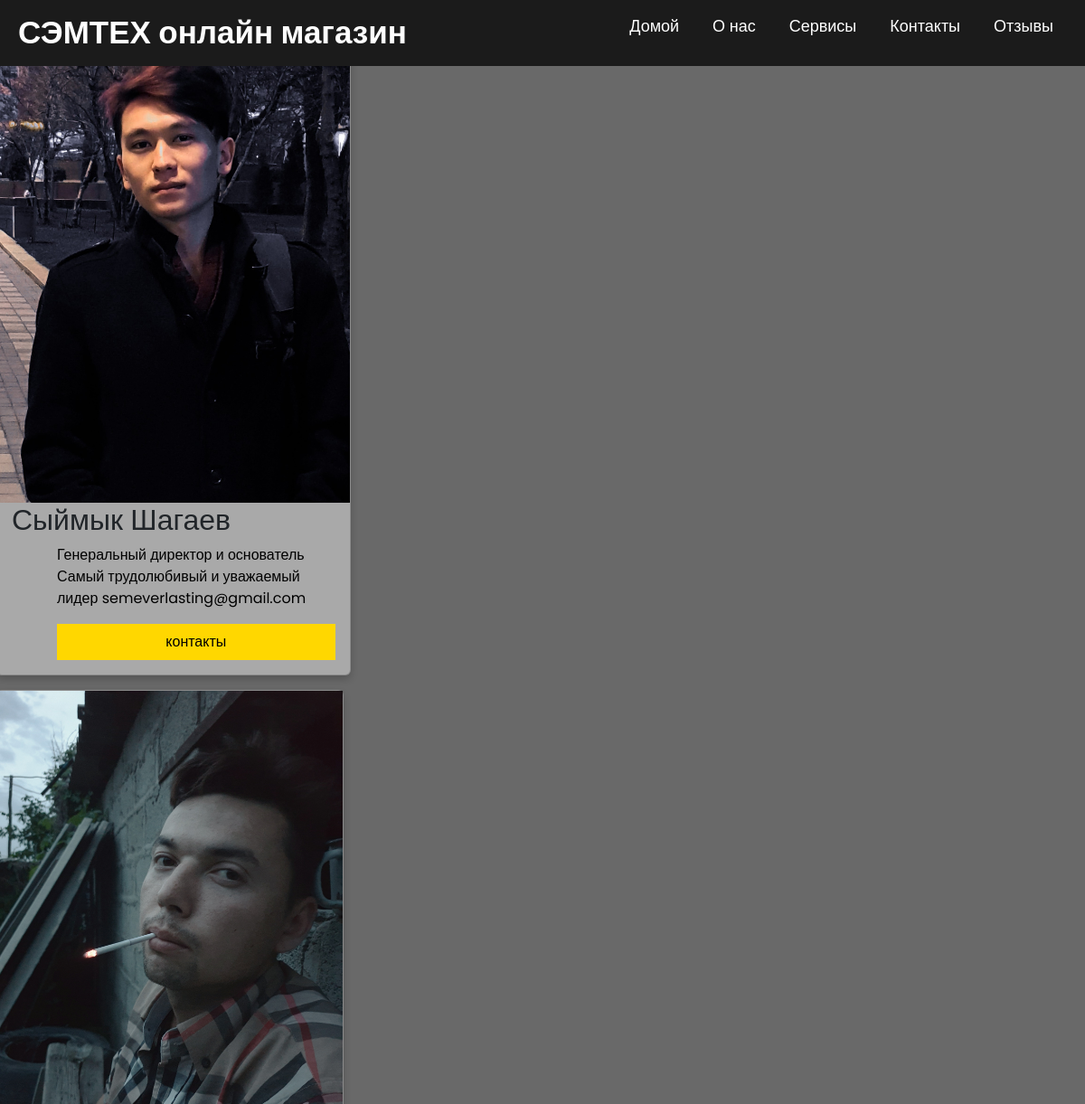
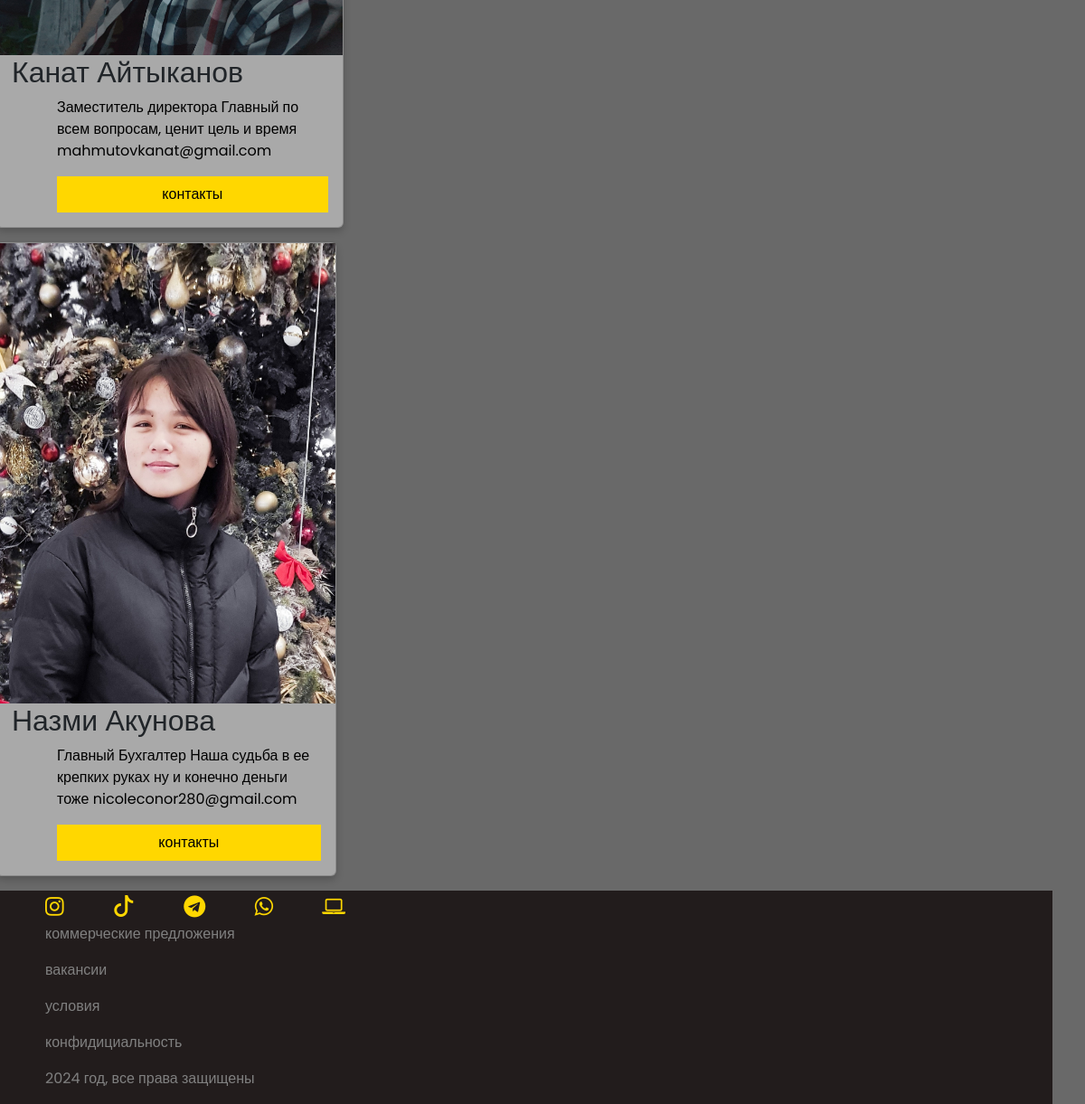
/about, run on the app's committed database (2 pictures, top to bottom).
### shop/models.py (models this page shows, shortened)
class About(models.Model):
    name = models.CharField(max_length=100)
    image = models.ImageField(upload_to='about/')
    description = models.TextField(max_length=1000)

### shop/views.py (the view)
# urls.py: path('about', views.about, name='about'),
def about(requests):
    about = About.objects.all()
    context = {
        'about': about
    }
    return render(requests, 'main/about.html', context)

### templates/main/about.html (shortened to what this page needs)
<!DOCTYPE html>
<html lang="en">
<head>
    <link rel="stylesheet" href="style.css">
    <link rel="stylesheet" href="https://cdnjs.cloudflare.com/ajax/libs/font-awesome/5.15.2/css/all.min.css"/>
      <link href="https://cdn.jsdelivr.net/npm/bootstrap@5.3.3/dist/css/bootstrap.min.css" rel="stylesheet">
      <link rel="stylesheet" href="https://cdnjs.cloudflare.com/ajax/libs/font-awesome/4.7.0/css/font-awesome.min.css">
      <link rel="stylesheet" href="https://cdn.jsdelivr.net/npm/bootstrap-icons@1.7.2/font/bootstrap-icons.css">
</head>
<body>
    <nav>
        <div class="menu">
        <div class="logo">
        <a href="#">СЭМТЕХ онлайн магазин</a>
        </div>
        <ul>
        <li><a href="{% url 'main:home' %}">Домой</a></li>
        <li><a href="{% url 'main:about' %}">О нас</a></li>
        <li><a href="{% url 'main:service' %}">Сервисы</a></li>
        <li><a href="{% url 'main:kontakty' %}">Контакты</a></li>
        <li><a href="{% url 'main:otzyvy' %}">Отзывы</a></li>
        </ul>
        </div>
        </nav>
{% for p in about %}
        <br>
        <div class="row">
          <div class="column">
            <div class="card">
              <img src="{{ p.image.url }}" alt="Jane" style="width:100%">
              <div class="container">
                <h2>{{ p.name }}</h2>
                <p class="title">{{ p.description }}</p>
                <p><button class="button">контакты</button></p>
              </div>
            </div>
          </div>
{% endfor %}
</body>
<footer>
     <a href="https://www.instagram.com/semeverlasting?igsh=MWI3M2F6eml5OXVnbA=="><span id="boot-icon" class="fa fa-instagram" style="font-size:24px"></span></a>
    <span id="boot-icon" class="bi bi-tiktok" style="font-size:24px"></span>
    <span id="boot-icon" style="font-size:24px" class="fa fa-telegram"></span>
    <span id="boot-icon" style="font-size:24px" class="fa fa-whatsapp"></span>
    <span id="boot-icon" style="font-size:24px" class="fa fa-laptop"></span>
    <p>коммерческие предложения</p>
    <p>вакансии</p>
    <p>условия</p>
    <p>конфидициальность</p>
    <p>2024 год, все права защищены</p>
  </footer>
</html>

### static/css/style.css (style rules this page uses)
* { margin: 0; padding: 0; box-sizing: border-box; font-family: 'Poppins',sans-serif; }
nav { position: fixed; background: #1b1b1b; width: 100%; padding: 10px 0; z-index: 12; }
nav .menu { max-width: 1250px; margin: auto; display: flex; align-items: center; justify-content: space-between; padding: 0 20px; }
.menu .logo a { text-decoration: none; color: #fff; font-size: 35px; font-weight: 600; }
.menu ul { display: inline-flex; }
.menu ul li { list-style: none; margin-left: 7px; }
.menu ul li:first-child { margin-left: 0px; }
.menu ul li a { text-decoration: none; color: #fff; font-size: 18px; font-weight: 500; padding: 8px 15px; border-radius: 5px; transition: all 0.3s ease; }
footer { background-color: rgb(34, 28, 28); }

### templates/main/about.html (style rules this page uses)
* { margin: 0; padding: 0; box-sizing: border-box; font-family: 'Poppins',sans-serif; }
nav { position: fixed; background: #1b1b1b; width: 100%; padding: 10px 0; z-index: 12; }
nav .menu { max-width: 1250px; margin: auto; display: flex; align-items: center; justify-content: space-between; padding: 0 20px; }
.menu .logo a { text-decoration: none; color: #fff; font-size: 35px; font-weight: 600; }
.menu ul { display: inline-flex; }
.menu ul li { list-style: none; margin-left: 7px; }
.menu ul li:first-child { margin-left: 0px; }
.menu ul li a { text-decoration: none; color: #fff; font-size: 18px; font-weight: 500; padding: 8px 15px; border-radius: 5px; transition: all 0.3s ease; }
footer { background-color: rgb(34, 28, 28); }
body { background-color: dimgray; }
html { box-sizing: border-box; }
*, *:before, *:after { box-sizing: inherit; }
.column { float: left; width: 33.3%; margin-bottom: 16px; padding: 0 8px; }
.card { box-shadow: 0 4px 8px 0 rgba(0, 0, 0, 0.2); }
.container { padding: 0 16px; }
.container::after, .row::after { content: ""; clear: both; display: table; }
.title { color: black; }
.button { border: none; outline: 0; display: inline-block; padding: 8px; color: black; background-color: gold; text-align: center; cursor: pointer; width: 100%; }
.card { background-color: darkgray; }
p { color: grey; margin-left: 50px; }
span { margin-left: 50px; color: gold }

### data on the page
About: image (picture), name "Сыймык Шагаев", description "Генеральный директор и основатель Самый трудолюбивый и уважаемый лидер semeverlasting@gmail.com"
About: image (picture), name "Канат Айтыканов", description "Заместитель директора Главный по всем вопросам, ценит цель и время mahmutovkanat@gmail.com"
About: image (picture), name "Назми Акунова", description "Главный Бухгалтер Наша судьба в ее крепких руках ну и конечно деньги тоже nicoleconor280@gmail.com"
